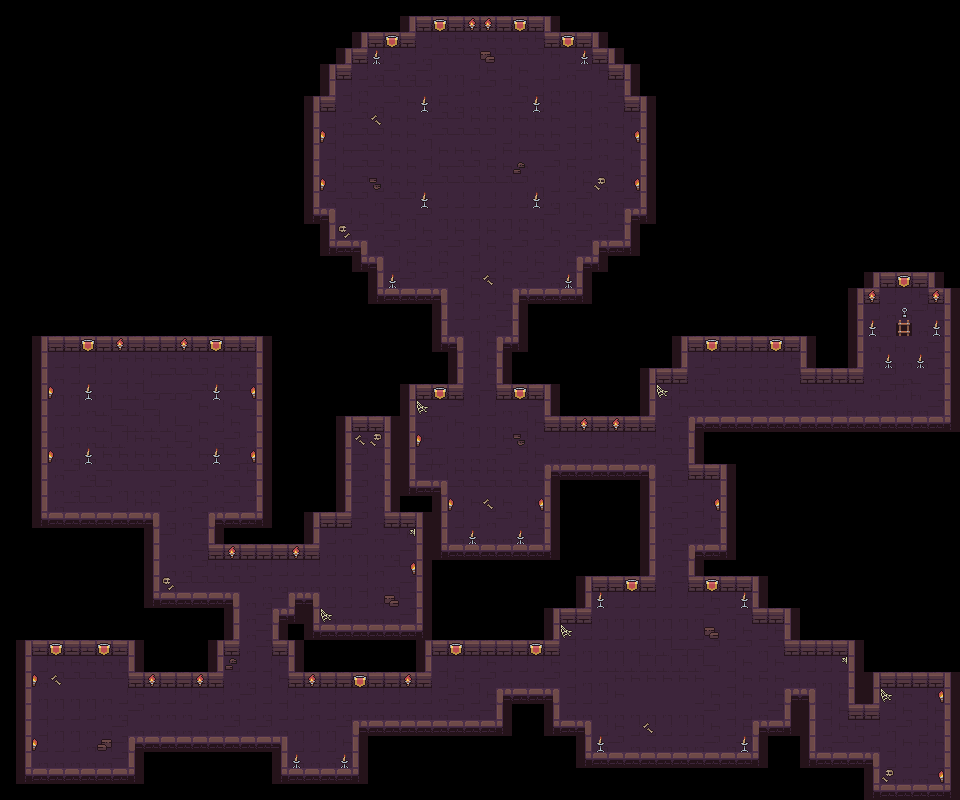

This is a level from a 2D game, rendered from its Tiled map with the project's own tilesets. A one-line summary and the map file follow, with tile-layer data summarised:
An orthogonal 60x50 tile map with 16x16 px tiles, 11 tile layers (Floor, Walls, Flags, Torchs, ...), 1 hidden layer not drawn, 2 tilesets and 44 objects (23x crystal, 5x spider, 4x bat, 3x phantom, 3x slime, ...).

<map version="1.9" tiledversion="1.9.2" orientation="orthogonal" renderorder="right-down" width="60" height="50" tilewidth="16" tileheight="16" infinite="0" nextlayerid="27" nextobjectid="111">
 <tileset firstgid="1" source="main_dungeon_tileset.tsx" />
 <tileset firstgid="101" source="items.tsx" />
 <layer id="1" name="Floor" width="60" height="50">
  <data>[3000 cells, 992 non-empty, 11 distinct tile ids]</data>
 </layer>
 <layer id="2" name="Walls" width="60" height="50">
  <data>[3000 cells, 486 non-empty, 13 distinct tile ids]</data>
 </layer>
 <layer id="4" name="Deco" width="60" height="50" visible="0" opacity="0.43">
  <data>[3000 cells, 102 non-empty, 17 distinct tile ids]</data>
 </layer>
 <layer id="6" name="Flags" width="60" height="50">
  <data>[3000 cells, 18 non-empty, 1 distinct tile ids]</data>
 </layer>
 <layer id="7" name="Torchs" width="60" height="50">
  <data>[3000 cells, 14 non-empty, 1 distinct tile ids]</data>
 </layer>
 <layer id="8" name="CandlesticksSM" width="60" height="50">
  <data>[3000 cells, 10 non-empty, 1 distinct tile ids]</data>
 </layer>
 <layer id="9" name="CandlesticksLG" width="60" height="50">
  <data>[3000 cells, 14 non-empty, 1 distinct tile ids]</data>
 </layer>
 <layer id="10" name="StaticDeco" width="60" height="50">
  <data>[3000 cells, 27 non-empty, 7 distinct tile ids]</data>
 </layer>
 <layer id="15" name="Chests" width="60" height="50" locked="1">
  <data>[3000 cells, 0 non-empty, 0 distinct tile ids]</data>
 </layer>
 <layer id="14" name="Arrows" width="60" height="50">
  <data>[3000 cells, 1 non-empty, 1 distinct tile ids]</data>
 </layer>
 <layer id="11" name="TorchsLeft" width="60" height="50">
  <data>[3000 cells, 8 non-empty, 1 distinct tile ids]</data>
 </layer>
 <layer id="12" name="TorchsRight" width="60" height="50">
  <data>[3000 cells, 9 non-empty, 1 distinct tile ids]</data>
 </layer>
 <objectgroup id="26" name="Items">
  <object id="85" name="crystal" x="144.667" y="468.25" />
  <object id="86" name="crystal" x="82.5833" y="424.333" />
  <object id="87" name="crystal" x="214.333" y="423.667" />
  <object id="88" name="crystal" x="145.667" y="379.667" />
  <object id="89" name="crystal" x="367" y="477.333" />
  <object id="90" name="crystal" x="386" y="552.333" />
  <object id="91" name="crystal" x="354.333" y="586" />
  <object id="92" name="crystal" x="309" y="742.667" />
  <object id="93" name="crystal" x="629.667" y="621.667" />
  <object id="94" name="crystal" x="718.667" y="718" />
  <object id="95" name="crystal" x="885.333" y="732.667" />
  <object id="96" name="crystal" x="904.667" y="750.667" />
  <object id="97" name="crystal" x="924.667" y="732" />
  <object id="98" name="crystal" x="904.667" y="713.667" />
  <object id="99" name="crystal" x="698.333" y="510.667" />
  <object id="100" name="crystal" x="498.667" y="520" />
  <object id="101" name="crystal" x="445.667" y="444.667" />
  <object id="102" name="crystal" x="542.667" y="262.667" />
  <object id="103" name="crystal" x="414.333" y="261" />
  <object id="104" name="crystal" x="340" y="160.333" />
  <object id="105" name="crystal" x="391.667" y="84.3333" />
  <object id="106" name="crystal" x="586.333" y="89.6667" />
  <object id="107" name="crystal" x="619" y="159" />
  <object id="108" name="chest" x="145" y="424">
   <properties>
    <property name="loot" value="silver_key" />
   </properties>
  </object>
  <object id="109" name="chest" x="904.667" y="732.333">
   <properties>
    <property name="loot" value="speed_potion" />
   </properties>
  </object>
 </objectgroup>
 <objectgroup id="23" name="Doors" opacity="0.97">
  <object id="58" name="horizontal_door" x="816.25" y="704">
   <properties>
    <property name="required_key" value="silver_key" />
   </properties>
   <point />
  </object>
  <object id="59" name="vertical_door" x="829.25" y="383.75">
   <properties>
    <property name="required_key" value="golden_key" />
   </properties>
   <point />
  </object>
 </objectgroup>
 <objectgroup id="20" name="Entities">
  <object id="62" name="phantom" x="484.333" y="457.667" />
  <object id="63" name="bat" x="393.667" y="210" />
  <object id="64" name="bat" x="563.667" y="210.667" />
  <object id="65" name="bat_boss" x="483.333" y="152" />
  <object id="66" name="bat" x="517" y="72.6667" />
  <object id="67" name="bat" x="433" y="72" />
  <object id="68" name="slime" x="731.333" y="393" />
  <object id="69" name="spider" x="758.667" y="675.333" />
  <object id="70" name="spinner" x="671.667" y="671" />
  <object id="71" name="spider" x="637.333" y="725.667" />
  <object id="72" name="spider" x="609.333" y="645.333" />
  <object id="73" name="slime" x="465.333" y="684.667" />
  <object id="74" name="phantom" x="319" y="730" />
  <object id="75" name="slime" x="356.333" y="556.667" />
  <object id="76" name="phantom" x="183" y="480.333" />
  <object id="77" name="spider" x="109.667" y="423.333" />
  <object id="78" name="spider" x="193" y="377.333" />
 </objectgroup>
</map>
